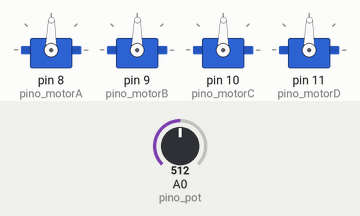
A sketch run on a simulated Arduino Uno, built with avr-gcc and run on an emulated ATmega328P. On the bench: 4 × servo. The test bench sets the inputs (shaded band); at power-on: A0 (pino_pot) = 512.

Above: at 4.2 s.
4.3 s: A0 (pino_pot) set to 716
At 5.5 s:
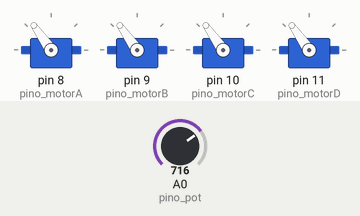
5.8 s: A0 (pino_pot) set to 900
At 6.9 s:
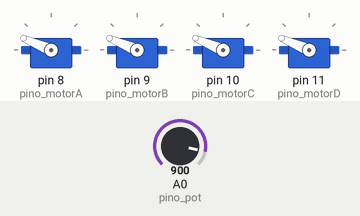
7.3 s: A0 (pino_pot) set to 1023
At 8.0 s:
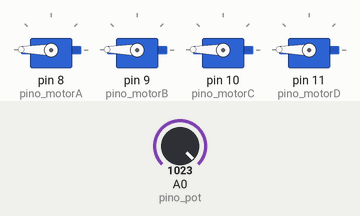
8.8 s: A0 (pino_pot) set to 306
At 9.2 s:
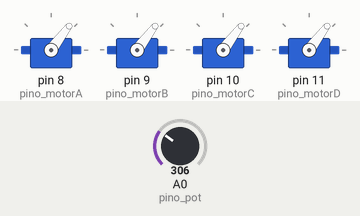
10.3 s: A0 (pino_pot) set to 122
At 11.5 s:
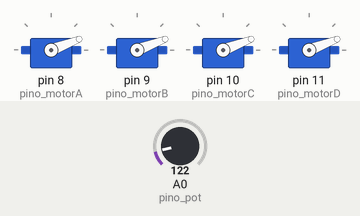
11.8 s: A0 (pino_pot) set to 511
At 12.6 s:
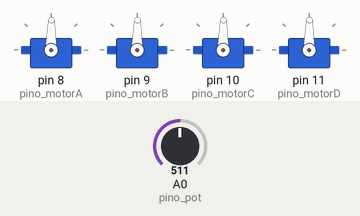
Timing chart, 0 to 14.3 s (numbered marks = the images above; inputs shaded):
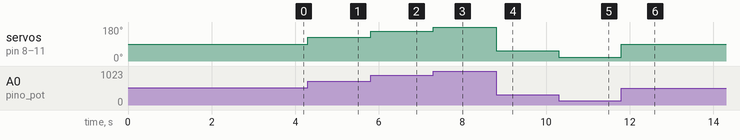

The sketch:

Codogo_drone.ino
```cpp
/*
 Barrett Anderies
 March 11, 2013
 This is a modified version of the PS3BT.ino example sketch by Kristian Lauszus

 23-3-2014 Código adaptado por Evandro Gonçalves - evandrosg@gmail.com
 */

#include <Servo.h>
Servo Esc30A;
Servo Esc30B;
Servo Esc30C;
Servo Esc30D;


int pino_motorA = 8;
int pino_motorB = 9;
int pino_motorC = 10;
int pino_motorD = 11;

int pino_pot = 0;

int Speed ;


// Funções da Biblioteca PS3BT


void setup() {
  Esc30A.attach(pino_motorA);
  Esc30B.attach(pino_motorB);
  Esc30C.attach(pino_motorC);
  Esc30D.attach(pino_motorD);

  delay(3000);
}
void loop()
{
    // Faz a leitura do Botão R2 Analógico que vai de 0 a 255 e envia para a variável PinoFrente
    //analogWrite(Speed, PS3.getAnalogButton(R2_ANALOG));
    Speed = analogRead(pino_pot);                         // Le o valor do potenciometro
    Speed = map(Speed, 0, 1023, 0, 179);                  // Converte o valor para uma faixa entre 0 e 179
    Esc30A.write(Speed);
    Esc30B.write(Speed);
    Esc30C.write(Speed);
    Esc30D.write(Speed);


}
```

Measured:
- after the input at 4.3 s, servo on pin 8 (pino_motorA), servo on pin 9 (pino_motorB), servo on pin 10 (pino_motorC), servo on pin 11 (pino_motorD): 89° → 125° at once
- after the input at 5.8 s, servo on pin 8 (pino_motorA), servo on pin 9 (pino_motorB), servo on pin 10 (pino_motorC), servo on pin 11 (pino_motorD): 125° → 157° at once
- after the input at 7.3 s, servo on pin 8 (pino_motorA), servo on pin 9 (pino_motorB), servo on pin 10 (pino_motorC), servo on pin 11 (pino_motorD): 157° → 179° at once
- after the input at 8.8 s, servo on pin 8 (pino_motorA), servo on pin 9 (pino_motorB), servo on pin 10 (pino_motorC), servo on pin 11 (pino_motorD): 179° → 53° at once
- after the input at 10.3 s, servo on pin 8 (pino_motorA), servo on pin 9 (pino_motorB), servo on pin 10 (pino_motorC), servo on pin 11 (pino_motorD): 53° → 21° at once
- after the input at 11.8 s, servo on pin 8 (pino_motorA), servo on pin 9 (pino_motorB), servo on pin 10 (pino_motorC), servo on pin 11 (pino_motorD): 21° → 89° at once
